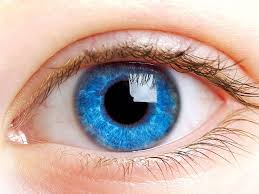
#> input picture test_img/eye.jpeg, 259 x 194 px
$ python test_circles.py
#> lines starting #> are read from the running program, lines starting #| are printed output that depends on the picture; after the words box and inside, x2 and y2 are one past the last pixel; in counts of white or black regions, pixels touching at a corner belong together
### src/skda_blur.py
"""
A module for imlementing various blur filters on an image.

Implemented filters:
    Average
    Gaussian
    Median
    Bilateral

Author: Josef Kahoun
Date: 4.7.2024
"""
import cv2
import numpy as np
from typing import Tuple

DEFAULT_KERNEL_SIZE = (3,3)
DEFAULT_MEDIAN_KERNEL_SIZE = 5
DEFAULT_BILATERAL_DIAMETER = 9
DEFAULT_BILATERAL_SIGMA_COLOR = 75
#TODO: add docstrings and type hints
class Filter:
    def __init__(self, kernel_size : Tuple[int, int] = DEFAULT_KERNEL_SIZE,
                 median_kernel_size : int = DEFAULT_MEDIAN_KERNEL_SIZE,
                 bilat_diameter : int = DEFAULT_BILATERAL_DIAMETER,
                 bilat_sigma_color : int = DEFAULT_BILATERAL_SIGMA_COLOR) -> None:
        # average and gaussian filter parameters
#> in main, img is the input picture: shape (194, 259, 3); mean B, G, R 164.7, 172.5, 196.5
        self.kernel_size = kernel_size
        # median filter parameters
        self.median_kernel_size = median_kernel_size
        # bilateral filter parameters
        self.bilat_diameter = bilat_diameter
        self.bilat_sigma_color = bilat_sigma_color
        self.check_attributes()

    def average(self, img: np.array) -> np.array:
        """
        Apply the average filter on the image.

        Args:
            img (np.array): The image to apply the filter on.

        Returns:
            np.array: The image after applying the filter.
        """
        return cv2.blur(img, self.kernel_size)
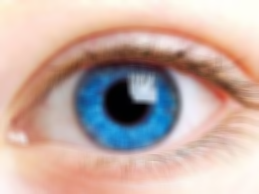
#> returned value: shape (194, 259, 3); mean of channels 0, 1, 2 164.7, 172.5, 196.5; drawn as B, G, R

    # [35 lines left out: functions gaussian, median, bilateral, not called in this run]

    def check_attributes(self) -> None:
        """
        Check if the attributes are valid.
        """
        if not isinstance(self.kernel_size, tuple) or len(self.kernel_size) != 2:
            raise ValueError("The kernel size must be a tuple of 2 integers.")
        if not all(isinstance(x, int) for x in self.kernel_size) and all(x > 0 for x in self.kernel_size) and all(x % 2 != 0 for x in self.kernel_size):
            raise ValueError("The kernel size must be a tuple of 2 integers.")
        if not isinstance(self.median_kernel_size, int):
            raise ValueError("The median kernel size must be an integer.")
        if not isinstance(self.bilat_diameter, int) or self.bilat_diameter <= 0:
            raise ValueError("The bilateral diameter must be a positive integer.")
        if not isinstance(self.bilat_sigma_color, int): #TODO: add range for sigma color
            raise ValueError("The bilateral sigma color must be an integer.")

### src/circles.py
"""
A module for detecting circles in the scene.

Author: Josef Kahoun
Date: 4.7.2024
"""

import cv2
import numpy as np
from typing import List, Tuple

DEFAULT_INVERSE_RATIO = 1.5
DEFAULT_MIN_DIST_BETWEEN_CIRCLES = 50
DEFAULT_CANNY_PARAM = 50
DEFAULT_ACCUMULATOR_VALUE = 100
DEFAULT_MIN_RADIUS = 10
DEFAULT_MAX_RADIUS = 60


class CircleDetector:
    """
    A class for detecting circles in the scene.

    Attributes:
        inverse_ratio (float): The inverse ratio of the accumulator resolution to the image resolution.
        min_dist_between_circles (int): The minimum distancea between the centers of the detected circles.
        accumulator_value (int): The accumulator threshold value for the circle centers at the detection stage.
        canny_param (int): The threshold value for the Canny edge detection.
        min_radius (int): The minimum radius of the circles to be detected.
        max_radius (int): The maximum radius of the circles to be detected.
    """

    def __init__(self, inverse_ratio: float = DEFAULT_INVERSE_RATIO,
                 min_dist_between_circles: int = DEFAULT_MIN_DIST_BETWEEN_CIRCLES,
                 accumulator_value: int = DEFAULT_ACCUMULATOR_VALUE, canny_param: int = DEFAULT_CANNY_PARAM,
                 min_radius: int = DEFAULT_MIN_RADIUS, max_radius: int = DEFAULT_MAX_RADIUS) -> None:
        self.inverse_ratio = inverse_ratio
        self.accumulator_value = accumulator_value
        self.canny_param = DEFAULT_CANNY_PARAM
        self.min_dist_between_circles = min_dist_between_circles
        self.min_radius = min_radius
        self.max_radius = max_radius
        self.check_attributes()

    def detect_circles(self, img: np.array) -> List[Tuple[int, int, int]]:
        """
        Detect circles in the image.

        Args:
            img (np.array): The image to detect circles in.

        Returns:
            List[Tuple[int, int, int]]: A list of tuples containing the x and y coordinates of the circle centers and the radius.
        """
        gray = cv2.cvtColor(img, cv2.COLOR_BGR2GRAY)
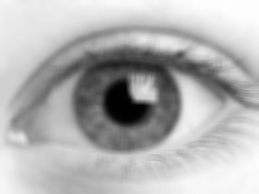
#> gray: shape (194, 259); min 1, max 254, mean 178.8
        circles = cv2.HoughCircles(gray, cv2.HOUGH_GRADIENT, self.inverse_ratio, self.min_dist_between_circles,
                                   param1=self.canny_param, param2=self.accumulator_value,
                                   minRadius=self.min_radius, maxRadius=self.max_radius)
#> circles = [[126.8, 98.25, 55.85]]
        if circles is None:
            circles = [[]]
        circles = np.uint8(np.around(circles))
#> circles = [[127, 98, 56]]
        return circles[0]

    # [28 lines left out: function update_attributes, not called in this run]

    def check_attributes(self) -> None:
        """
        Check if the attributes are valid.
        """
        if self.inverse_ratio <= 0:
            raise ValueError("Inverse ratio must be greater than 0.")
        if self.min_dist_between_circles <= 0:
            raise ValueError("Minimum distance between circles must be greater than 0.")
        if self.accumulator_value <= 0:
            raise ValueError("Accumulator value must be greater than 0.")
        if self.canny_param <= 0:
            raise ValueError("Canny parameter must be greater than 0.")
        if self.min_radius <= 0:
            raise ValueError("Minimum radius must be greater than 0.")
        if self.max_radius <= 0 or self.max_radius < self.min_radius:
            raise ValueError("Maximum radius must be greater than 0 and greater or equal to minimum radius.")

### src/test_circles.py
from circles import CircleDetector
from skda_blur import Filter
import cv2
import numpy as np

def main():
    circle_detector = CircleDetector(min_radius=20,min_dist_between_circles=50,max_radius=60,accumulator_value=100)
    filt = Filter(kernel_size=(7,7))
    img = cv2.imread("../test_img/eye.jpeg")
    img = filt.average(img)
    circs = circle_detector.detect_circles(img)
#> circs = [[127, 98, 56]]
    for i in circs:
        cv2.circle(img, (i[0], i[1]), i[2], (0, 255, 0), 2)
        cv2.circle(img, (i[0], i[1]), 2, (0, 0, 255), 3)
#> this loop made 1 pass
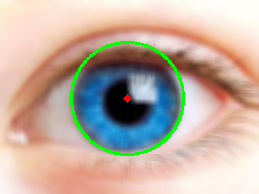
#> img: shape (194, 259, 3); 2.21% of pixels changed, all inside (x1, y1, x2, y2) = (70, 41, 185, 156)
    cv2.imshow("img",img)
    cv2.waitKey(0)
if __name__ == "__main__":
    main()
